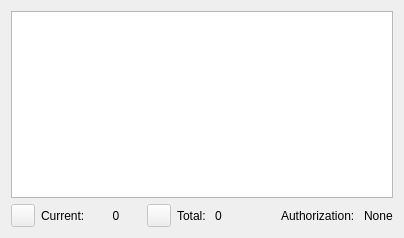
<?xml version="1.0" encoding="UTF-8"?>
<ui version="4.0">
 <class>ProstoPleerPluginResultsWidget</class>
 <widget class="QWidget" name="ProstoPleerPluginResultsWidget">
  <property name="geometry">
   <rect>
    <x>0</x>
    <y>0</y>
    <width>404</width>
    <height>238</height>
   </rect>
  </property>
  <layout class="QVBoxLayout" name="verticalLayout">
   <item>
    <widget class="QompPluginTreeView" name="tv_results"/>
   </item>
   <item>
    <layout class="QHBoxLayout" name="horizontalLayout_2">
     <item>
      <widget class="QToolButton" name="tb_prev">
       <property name="enabled">
        <bool>false</bool>
       </property>
       <property name="toolTip">
        <string>Previous Page</string>
       </property>
       <property name="text">
        <string/>
       </property>
      </widget>
     </item>
     <item>
      <widget class="QLabel" name="label_4">
       <property name="text">
        <string>Current:</string>
       </property>
      </widget>
     </item>
     <item>
      <widget class="QLabel" name="lb_current">
       <property name="sizePolicy">
        <sizepolicy hsizetype="Preferred" vsizetype="Preferred">
         <horstretch>0</horstretch>
         <verstretch>0</verstretch>
        </sizepolicy>
       </property>
       <property name="minimumSize">
        <size>
         <width>50</width>
         <height>0</height>
        </size>
       </property>
       <property name="maximumSize">
        <size>
         <width>16777215</width>
         <height>16777215</height>
        </size>
       </property>
       <property name="text">
        <string>0</string>
       </property>
       <property name="alignment">
        <set>Qt::AlignCenter</set>
       </property>
      </widget>
     </item>
     <item>
      <widget class="QToolButton" name="tb_next">
       <property name="enabled">
        <bool>false</bool>
       </property>
       <property name="toolTip">
        <string>Next Page</string>
       </property>
       <property name="text">
        <string/>
       </property>
      </widget>
     </item>
     <item>
      <widget class="QLabel" name="label_3">
       <property name="text">
        <string>Total: </string>
       </property>
      </widget>
     </item>
     <item>
      <widget class="QLabel" name="lb_pages">
       <property name="text">
        <string>0</string>
       </property>
      </widget>
     </item>
     <item>
      <spacer name="horizontalSpacer">
       <property name="orientation">
        <enum>Qt::Horizontal</enum>
       </property>
       <property name="sizeHint" stdset="0">
        <size>
         <width>40</width>
         <height>20</height>
        </size>
       </property>
      </spacer>
     </item>
     <item>
      <widget class="QLabel" name="label_2">
       <property name="text">
        <string>Authorization: </string>
       </property>
      </widget>
     </item>
     <item>
      <widget class="QLabel" name="lb_auth">
       <property name="text">
        <string>None</string>
       </property>
      </widget>
     </item>
    </layout>
   </item>
  </layout>
 </widget>
 <customwidgets>
  <customwidget>
   <class>QompPluginTreeView</class>
   <extends>QTreeView</extends>
   <header>qompplugintreeview.h</header>
  </customwidget>
 </customwidgets>
 <resources/>
 <connections/>
</ui>
